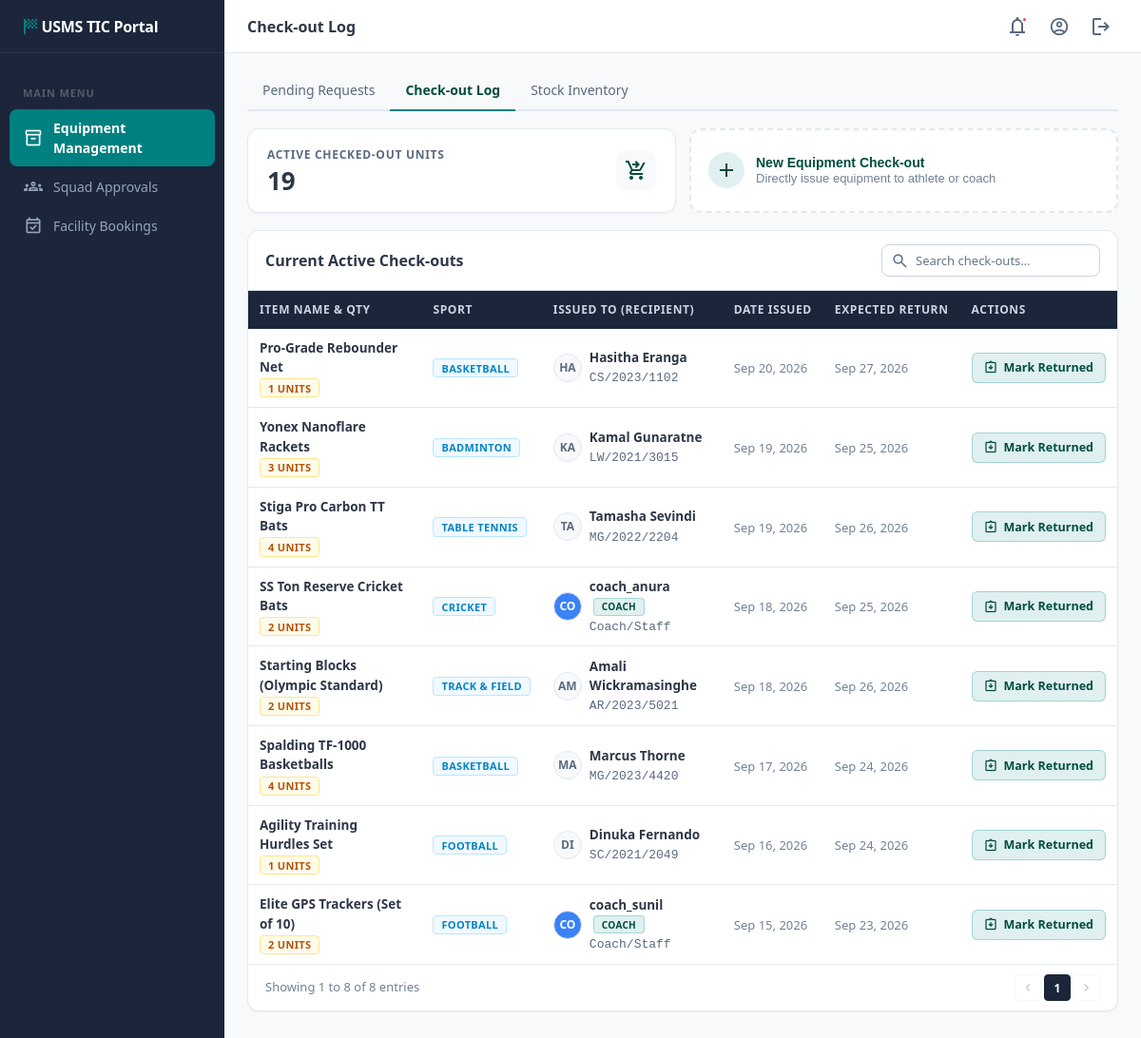
Screenshot of /views/tic_checkout_log.php (signed in) with the database file from the repository.
### tables this page shows
CREATE TABLE `equipment_issue` (
  `issue_id` int(11) NOT NULL AUTO_INCREMENT,
  `equipment_id` int(11) NOT NULL,
  `quantity` int(11) NOT NULL DEFAULT 1,
  `athletic_id` int(11) DEFAULT NULL,
  `recipient_type` enum('Athlete','Coach') NOT NULL DEFAULT 'Athlete',
  `recipient_name` varchar(150) DEFAULT NULL,
  `issue_date` date NOT NULL,
  `expected_return_date` date NOT NULL,
  `actual_return_date` date DEFAULT NULL,
  `status` enum('Pending','Issued','Returned','Rejected') NOT NULL DEFAULT 'Pending',
  PRIMARY KEY (`issue_id`),
  KEY `athletic_id` (`athletic_id`),
  KEY `equipment_id` (`equipment_id`),
  CONSTRAINT `equipment_issue_ibfk_1` FOREIGN KEY (`athletic_id`) REFERENCES `Athletic` (`athlete_id`),
  CONSTRAINT `equipment_issue_ibfk_2` FOREIGN KEY (`equipment_id`) REFERENCES `equipment` (`equipment_id`)
);

CREATE TABLE `equipment` (
  `equipment_id` int(11) NOT NULL AUTO_INCREMENT,
  `sport_id` int(11) NOT NULL,
  `item_name` varchar(100) NOT NULL,
  `quantity_in_stock` int(11) NOT NULL,
  `condition_status` enum('New','Good','Needs Repair') NOT NULL DEFAULT 'Good',
  PRIMARY KEY (`equipment_id`),
  KEY `sport_id` (`sport_id`),
  CONSTRAINT `equipment_ibfk_1` FOREIGN KEY (`sport_id`) REFERENCES `sports` (`sport_id`)
);

CREATE TABLE `sports` (
  `sport_id` int(11) NOT NULL AUTO_INCREMENT,
  `sport_name` varchar(255) NOT NULL,
  PRIMARY KEY (`sport_id`),
  UNIQUE KEY `sport_name` (`sport_name`)
);

### config/db.php (called while the page is built, shortened)
<?php
class Database {
    private static $host = '127.0.0.1';
    private static $port = '3306';
    private static $db_name = 'USMS';
    private static $username = 'root';
    private static $password = '';
    private static $conn = null;
    public static function connect() {
        if (self::$conn === null) {
            $options = [
                PDO::ATTR_ERRMODE            => PDO::ERRMODE_EXCEPTION,
                PDO::ATTR_DEFAULT_FETCH_MODE => PDO::FETCH_ASSOC,
                PDO::ATTR_EMULATE_PREPARES   => false,
            ];
            $dbNames = array_unique([self::$db_name, strtolower(self::$db_name), strtoupper(self::$db_name)]);
            $lastError = '';
            foreach ($dbNames as $name) {
                try {
                    $dsn = 'mysql:host=' . self::$host . ';port=' . self::$port . ';dbname=' . $name . ';charset=utf8mb4';
                    self::$conn = new PDO($dsn, self::$username, self::$password, $options);
                    return self::$conn;
                } catch (PDOException $tcpException) {
                    $lastError = $tcpException->getMessage();
                }
            }
            die("Database Connection Error: " . $lastError);
        }
        return self::$conn;
    }
}

### models/Equipment.php (called while the page is built, shortened)
<?php
require_once __DIR__ . '/../config/db.php';
class Equipment {
    private $db;
    public function __construct() {
        $this->db = Database::connect();
    }
    public function getActiveCheckouts($search = null) {
        $sql = "
            SELECT
                ei.issue_id,
                ei.equipment_id,
                ei.quantity,
                ei.recipient_type,
                e.item_name,
                s.sport_name,
                a.athlete_id,
                COALESCE(a.full_name, ei.recipient_name, 'Staff/Coach') AS issued_to,
                COALESCE(a.index_number, 'Coach/Staff') AS index_number,
                ei.issue_date,
                ei.expected_return_date,
                ei.status
            FROM equipment_issue ei
            JOIN equipment e ON ei.equipment_id = e.equipment_id
            JOIN sports s ON e.sport_id = s.sport_id
            LEFT JOIN Athletic a ON ei.athletic_id = a.athlete_id
            WHERE ei.status = 'Issued'
            ORDER BY ei.issue_date DESC
        ";
        $stmt = $this->db->query($sql);
        return $stmt->fetchAll();
    }
    public function getStats() {
        $totalItems   = (int) $this->db->query("SELECT COALESCE(SUM(quantity_in_stock), 0) FROM equipment")->fetchColumn();
        $inStockTypes = (int) $this->db->query("SELECT COUNT(*) FROM equipment WHERE quantity_in_stock > 0")->fetchColumn();
        $lowStock     = (int) $this->db->query("SELECT COUNT(*) FROM equipment WHERE quantity_in_stock <= 5")->fetchColumn();
        $totalPending = (int) $this->db->query("SELECT COUNT(*) FROM equipment_issue WHERE status = 'Pending'")->fetchColumn();
        $totalOut     = (int) $this->db->query("SELECT COALESCE(SUM(quantity), 0) FROM equipment_issue WHERE status = 'Issued'")->fetchColumn();
        return [
            'total_items'    => $totalItems,
            'in_stock_types' => $inStockTypes,
            'low_stock'      => $lowStock,
            'total_pending'  => $totalPending,
            'total_out'      => $totalOut
        ];
    }
}
?>

### views/tic_checkout_log.php (the view, shortened to what this page needs)
<?php
require_once '../models/Equipment.php';
$equipModel = new Equipment();
$checkouts  = $equipModel->getActiveCheckouts();
$stats      = $equipModel->getStats();
$totalOut   = $stats['total_out'];
?>
<!DOCTYPE html>
<html lang="en">
<head>
    <link rel="stylesheet" href="../assets/css/dashboard.css">
</head>
<body class="dashboard">
<?php include 'partials/tic_sidebar.php'; ?>
<div class="main-wrapper">
    <?php include 'partials/tic_header.php'; ?>
    <div class="page-content">
        <div class="sub-nav">
            <a href="tic_equipment_requests.php">Pending Requests</a>
            <a href="tic_checkout_log.php" class="active">Check-out Log</a>
            <a href="tic_stock_inventory.php">Stock Inventory</a>
        </div>
        <div class="grid-2">
            <div class="stat-card">
                <div>
                    <div class="stat-label">Active Checked-Out Units</div>
                    <div class="stat-value"><?= $totalOut ?></div>
                </div>
                <div class="stat-icon">
                    <span class="material-symbols-outlined">shopping_cart_checkout</span>
                </div>
            </div>
            <button class="action-card" onclick="openModal('newCheckoutModal')">
                <div class="action-card-icon">
                    <span class="material-symbols-outlined">add</span>
                </div>
                <div>
                    <div class="action-card-title">New Equipment Check-out</div>
                    <div class="action-card-desc">Directly issue equipment to athlete or coach</div>
                </div>
            </button>
        </div>
        <div class="table-card">
            <div class="table-toolbar">
                <span class="table-title">Current Active Check-outs</span>
                <div class="table-filters">
                    <div class="search-box">
                        <input type="text" class="search-input" id="searchCo" placeholder="Search check-outs…">
                    </div>
                </div>
            </div>
            <div class="table-scroll">
                <table class="data-table" id="coTable">
                    <thead>
                        <tr>
                            <th>Item Name & Qty</th>
                            <th>Sport</th>
                            <th>Issued To (Recipient)</th>
                            <th>Date Issued</th>
                            <th>Expected Return</th>
                            <th class="text-right">Actions</th>
                        </tr>
                    </thead>
                    <tbody>
                        <?php if (empty($checkouts)): ?>
                            <tr>
                                <td colspan="6" style="text-align: center; color: var(--text-3); padding: 30px;">
                                    <span class="material-symbols-outlined" style="font-size: 32px; display: block; margin-bottom: 6px;">check_circle</span>
                                    No active check-outs currently. All items are in stock!
                                </td>
                            </tr>
                        <?php else: ?>
                            <?php foreach ($checkouts as $co): ?>
                            <tr>
                                <td>
                                    <span class="cell-main"><?= htmlspecialchars($co['item_name']) ?></span>
                                    <span class="badge badge-warning" style="font-size:11px; margin-top:2px;">
                                        <?= (int)($co['quantity'] ?? 1) ?> units
                                    </span>
                                </td>
                                <td><span class="badge badge-info"><?= htmlspecialchars($co['sport_name']) ?></span></td>
                                <td>
                                    <div class="cell-flex">
                                        <div class="mini-avatar" style="<?= ($co['recipient_type'] === 'Coach') ? 'background:#3B82F6; color:#fff;' : '' ?>">
                                            <?= strtoupper(substr($co['issued_to'], 0, 2)) ?>
                                        </div>
                                        <div>
                                            <span class="cell-main">
                                                <?= htmlspecialchars($co['issued_to']) ?>
                                                <?php if (($co['recipient_type'] ?? '') === 'Coach'): ?>
                                                    <span class="badge badge-ok" style="font-size:10px; margin-left:4px;">Coach</span>
                                                <?php endif; ?>
                                            </span>
                                            <span class="cell-sub cell-mono"><?= htmlspecialchars($co['index_number']) ?></span>
                                        </div>
                                    </div>
                                </td>
                                <td><span class="cell-sub"><?= date('M d, Y', strtotime($co['issue_date'])) ?></span></td>
                                <td><span class="cell-sub font-mono"><?= date('M d, Y', strtotime($co['expected_return_date'])) ?></span></td>
                                <td>
                                    <div class="cell-actions">
                                        <form action="../controllers/TicController.php?action=mark_returned" method="POST" style="display:inline;">
                                            <button type="submit" class="btn btn-success btn-sm" onclick="return USMS.confirmForm(event, this, 'Confirm return of <?= (int)($co['quantity'] ?? 1) ?> units of <?= htmlspecialchars(addslashes($co['item_name'])) ?>? This will restock the inventory and clear this check-out record.')">
                                                <span class="material-symbols-outlined" style="font-size:15px;">assignment_returned</span> Mark Returned
                                            </button>
                                        </form>
                                    </div>
                                </td>
                            </tr>
                            <?php endforeach; ?>
                        <?php endif; ?>
                    </tbody>
                </table>
            </div>
            <div class="pagination">
                <span>Showing <?= count($checkouts) ?> of <?= $totalOut ?> active checked-out units</span>
                <div class="page-btns">
                </div>
            </div>
        </div>
    </div>
</div>
</body>
</html>

### rows the page displays
equipment_issue: equipment.item_name "Pro-Grade Rebounder Net", quantity "1", sports.sport_name "BASKETBALL", issued_to "HA", issued_to "Hasitha Eranga", index_number "CS/2023/1102", issue_date "Sep 20, 2026", expected_return_date "Sep 27, 2026"
equipment_issue: equipment.item_name "Yonex Nanoflare Rackets", quantity "3", sports.sport_name "BADMINTON", issued_to "KA", issued_to "Kamal Gunaratne", index_number "LW/2021/3015", issue_date "Sep 19, 2026", expected_return_date "Sep 25, 2026"
equipment_issue: equipment.item_name "Stiga Pro Carbon TT Bats", quantity "4", sports.sport_name "TABLE TENNIS", issued_to "TA", issued_to "Tamasha Sevindi", index_number "MG/2022/2204", issue_date "Sep 19, 2026", expected_return_date "Sep 26, 2026"
equipment_issue: equipment.item_name "SS Ton Reserve Cricket Bats", quantity "2", sports.sport_name "CRICKET", issued_to "CO", issued_to "coach_anura", recipient_type "COACH", index_number "Coach/Staff", issue_date "Sep 18, 2026", expected_return_date "Sep 25, 2026"
equipment_issue: equipment.item_name "Starting Blocks (Olympic Standard)", quantity "2", sports.sport_name "TRACK & FIELD", issued_to "AM", issued_to "Amali Wickramasinghe", index_number "AR/2023/5021", issue_date "Sep 18, 2026", expected_return_date "Sep 26, 2026"
equipment_issue: equipment.item_name "Spalding TF-1000 Basketballs", quantity "4", sports.sport_name "BASKETBALL", issued_to "MA", issued_to "Marcus Thorne", index_number "MG/2023/4420", issue_date "Sep 17, 2026", expected_return_date "Sep 24, 2026"
equipment_issue: equipment.item_name "Agility Training Hurdles Set", quantity "1", sports.sport_name "FOOTBALL", issued_to "DI", issued_to "Dinuka Fernando", index_number "SC/2021/2049", issue_date "Sep 16, 2026", expected_return_date "Sep 24, 2026"
equipment_issue: equipment.item_name "Elite GPS Trackers (Set of 10)", quantity "2", sports.sport_name "FOOTBALL", issued_to "CO", issued_to "coach_sunil", recipient_type "COACH", index_number "Coach/Staff", issue_date "Sep 15, 2026", expected_return_date "Sep 23, 2026"

### other values shown
$pageTitle "Check-out Log"
$totalOut "19"
